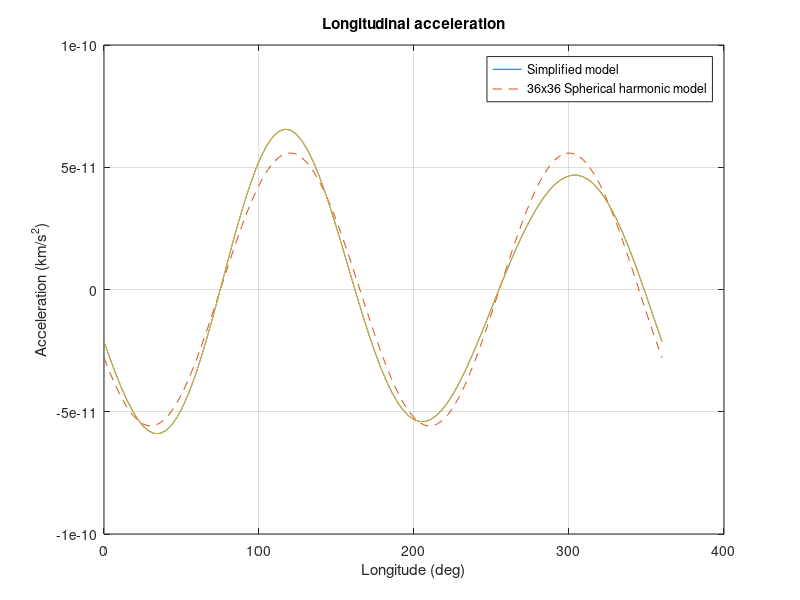

This figure's MATLAB source:
%% Compare simple and 36x36 gravity models
% Loads the previously computed accel.mat file that uses the 36x36 model.
%-------------------------------------------------------------------------------

%-------------------------------------------------------------------------------
%   Copyright (c) 2008 Princeton Satellite Systems, Inc.
%   All rights reserved.
%-------------------------------------------------------------------------------

r   = 42167;            % Orbit radius (km)
lon = linspace(0,2*pi); % Lognitude (rad)
mu  = 398600.436;       % Earth gravitational constant (km^3/s^2)
a   = 6378.137;         % Earth radius (km)
s22 = -9.0359e-07;      % J2 terms
c22 = 1.5743e-06;
x   = mu*(6*a^2/r^4)*(s22*cos(2*lon) - c22*sin(2*lon));

figure('name','Gravity comparison','color',[1 1 1])
load accel
h = plot(lon*180/pi, [x;accel] );
xlabel( 'Longitude (deg)')
ylabel( 'Acceleration (km/s^2)')
title ('Longitudinal acceleration')
legend({'Simplified model' '36x36 Spherical harmonic model'})
grid on
set(h(1),'LineStyle','-');
set(h(2),'LineStyle','--');

